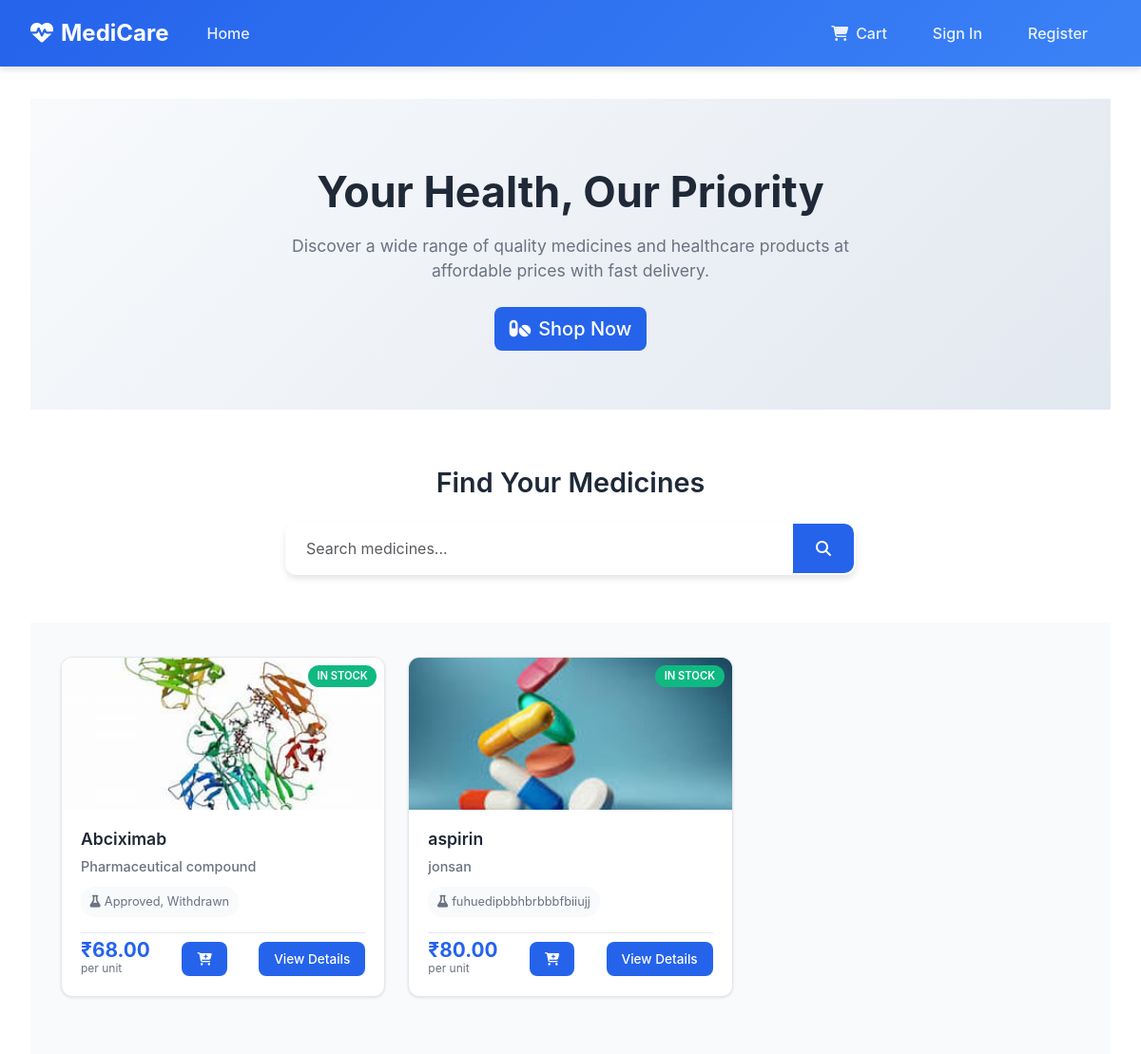
The page / on the database its author committed.
### store/models.py (models this page shows, shortened)
class Medicine(models.Model):
    name = models.CharField(max_length=200)
    components = models.TextField()
    product_number = models.CharField(max_length=100, unique=True)
    quantity = models.PositiveIntegerField()
    company_name = models.CharField(max_length=200)
    power = models.CharField(max_length=50)
    price = models.DecimalField(max_digits=10, decimal_places=2, validators=[MinValueValidator(Decimal('0.01'))])
    image = models.ImageField(upload_to='medicines/')
    created_at = models.DateTimeField(auto_now_add=True)

### store/views.py (the view)
# urls.py: 2. Add a URL to urlpatterns:  path('', views.home, name='home')
def home(request):
    medicines = Medicine.objects.all().order_by('-created_at')[:12]
    query = request.GET.get('q', '')
    if query:
        medicines = Medicine.objects.filter(
            Q(name__icontains=query) |
            Q(company_name__icontains=query) |
            Q(components__icontains=query)
        )
    return render(request, 'home.html', {'medicines': medicines, 'query': query})

### templates/home.html (shortened to what this page needs)
{% extends 'base.html' %}
{% block content %}
<div class="hero-section">
    <div class="container-fluid">
        <div class="hero-content">
            <h1 class="hero-title">Your Health, Our Priority</h1>
            <p class="hero-subtitle">Discover a wide range of quality medicines and healthcare products at affordable prices with fast delivery.</p>
            <div class="hero-actions">
                <a href="#medicines" class="btn btn-primary btn-lg">
                    <i class="fas fa-pills me-2"></i>Shop Now
                </a>
            </div>
        </div>
    </div>
</div>
<div class="search-section" id="medicines">
    <div class="container-fluid">
        <div class="search-wrapper">
            <h2 class="text-center">Find Your Medicines</h2>
            <div class="search-container">
                <form method="GET" action="{% url 'home' %}" class="search-form">
                    <div class="input-group">
                       <input type="text"
                                name="q"
                                class="form-control search-input"
                                placeholder="Search medicines..."
                                value="{{query}}"
                                autocomplete="off"
                                required>
                        <button class="btn btn-primary search-btn" type="submit">
                            <i class="fas fa-search"></i>
                        </button>
                    </div>
                </form>
            </div>
        </div>
    </div>
</div>
<div class="medicines-section">
    <div class="container-fluid">
        {% if medicines %}
            <div class="medicines-grid">
                {% for medicine in medicines %}
                <div class="medicine-card">
                    <div class="medicine-image">
                        {% if medicine.image %}
                            <img src="{{ medicine.image.url }}" alt="{{ medicine.name }}" loading="lazy">
                        {% else %}
                            <div class="no-image">
                                <i class="fas fa-pills"></i>
                            </div>
                        {% endif %}
                        {% if medicine.quantity <= 5 and medicine.quantity > 0 %}
                            <span class="stock-badge low-stock">Low Stock</span>
                        {% elif medicine.quantity > 0 %}
                            <span class="stock-badge in-stock">In Stock</span>
                        {% else %}
                            <span class="stock-badge out-stock">Out of Stock</span>
                        {% endif %}
                    </div>
                    <div class="medicine-content">
                        <h3 class="medicine-name">{{ medicine.name }}</h3>
                        <p class="medicine-company">{{ medicine.company_name }}</p>
                        <div class="medicine-components">
                            <small><i class="fas fa-flask me-1"></i>{{ medicine.components }}</small>
                        </div>
                        <div class="medicine-footer">
                            <div class="medicine-price">
                                <span class="price">₹{{ medicine.price }}</span>
                                <small class="per-unit">per unit</small>
                            </div>
                            <form method="post" action="{% url 'add_to_cart' medicine.id %}">
                                <button type="submit" class="btn btn-primary btn-sm view-btn" title="Add to Cart">
                                    <i class="fas fa-cart-plus"></i>
                                </button>
                            </form>
                            <a href="/medicine/{{ medicine.id }}/" class="btn btn-primary btn-sm view-btn">
                                View Details
                            </a>
                        </div>
                    </div>
                </div>
                {% endfor %}
            </div>
        {% endif %}
    </div>
</div>
{% endblock %}

### templates/base.html (style rules this page uses)
:root { --primary-color: #2563eb; --secondary-color: #10b981; --accent-color: #f59e0b; --danger-color: #ef4444; --dark-color: #1f2937; --light-color: #f8fafc; --border-color: #e5e7eb; --text-muted: #6b7280; --shadow-sm: 0 1px 3px rgba(0,0,0,0.1); --shadow-md: 0 4px 6px rgba(0,0,0,0.1); --shadow-lg: 0 10px 25px rgba(0,0,0,0.1); }
body { font-family: 'Inter', -apple-system, BlinkMacSystemFont, sans-serif; background-color: #ffffff; padding-top: 80px; }
.btn { border-radius: 8px; font-weight: 500; transition: all 0.3s ease; }
.btn-primary { background: var(--primary-color); border: none; }
.container-fluid { padding: 0 2rem; }

### templates/home.html (style rules this page uses)
.hero-section { background: linear-gradient(135deg, #f8fafc 0%, #e2e8f0 100%); padding: 40px 0 30px; margin-bottom: 30px; }
.hero-content { text-align: center; padding: 2rem 1rem; }
.hero-title { font-size: 2.8rem; font-weight: 700; color: var(--dark-color); margin-bottom: 1rem; line-height: 1.2; }
.hero-subtitle { font-size: 1.1rem; color: var(--text-muted); margin-bottom: 1.5rem; line-height: 1.5; max-width: 600px; margin-left: auto; margin-right: auto; }
.hero-actions { display: flex; gap: 1rem; justify-content: center; flex-wrap: wrap; }
.search-section { padding: 30px 0; background: white; margin-bottom: 20px; }
.search-wrapper h2 { font-weight: 600; color: var(--dark-color); font-size: 1.8rem; margin-bottom: 1.5rem; }
.search-container { max-width: 600px; margin: 0 auto; }
.search-form { width: 100%; }
.search-form .input-group { box-shadow: var(--shadow-md); border-radius: 12px; overflow: hidden; border: 2px solid transparent; transition: all 0.3s ease; }
.search-input { border: none !important; padding: 0.875rem 1.25rem; font-size: 1rem; background: #fff; outline: none !important; box-shadow: none !important; }
.search-btn { padding: 0.875rem 1.5rem; border: none; background: var(--primary-color); color: white; transition: all 0.3s ease; }
.medicines-section { padding: 20px 0 60px; background: #f8fafc; }
.medicines-grid { display: grid; grid-template-columns: repeat(auto-fill, minmax(280px, 1fr)); gap: 1.5rem; margin-top: 1rem; }
.medicine-card { background: white; border-radius: 12px; box-shadow: var(--shadow-sm); overflow: hidden; transition: all 0.3s ease; border: 1px solid var(--border-color); height: fit-content; }
.medicine-image { position: relative; height: 160px; background: var(--light-color); display: flex; align-items: center; justify-content: center; overflow: hidden; }
.medicine-image img { width: 100%; height: 100%; object-fit: cover; }
.stock-badge { position: absolute; top: 8px; right: 8px; padding: 0.2rem 0.6rem; border-radius: 15px; font-size: 0.7rem; font-weight: 600; text-transform: uppercase; }
.in-stock { background: var(--secondary-color); color: white; }
.medicine-content { padding: 1.25rem; }
.medicine-name { font-size: 1.1rem; font-weight: 600; color: var(--dark-color); margin-bottom: 0.4rem; line-height: 1.3; }
.medicine-company { color: var(--text-muted); font-weight: 500; margin-bottom: 0.6rem; font-size: 0.9rem; }
.medicine-components { margin-bottom: 1rem; }
.medicine-components small { color: var(--text-muted); background: var(--light-color); padding: 0.4rem 0.6rem; border-radius: 15px; display: inline-block; font-size: 0.8rem; }
.medicine-footer { display: flex; justify-content: space-between; align-items: center; padding-top: 0.5rem; border-top: 1px solid var(--border-color); }
.medicine-price { display: flex; flex-direction: column; }
.medicine-price .price { font-size: 1.3rem; font-weight: 700; color: var(--primary-color); line-height: 1; }
.medicine-price .per-unit { color: var(--text-muted); font-size: 0.75rem; }
.view-btn { padding: 0.5rem 1rem; font-size: 0.85rem; border-radius: 8px; text-decoration: none; transition: all 0.3s ease; }
.container-fluid { max-width: 1400px; margin: 0 auto; }

### rows shown on the page
Medicine: image (picture), quantity "IN STOCK", name "Abciximab", company_name "Pharmaceutical compound", components "Approved, Withdrawn", price "68.00"
Medicine: image (picture), quantity "IN STOCK", name "aspirin", company_name "jonsan", components "fuhuedipbbhbrbbbfbiiujj", price "80.00"
